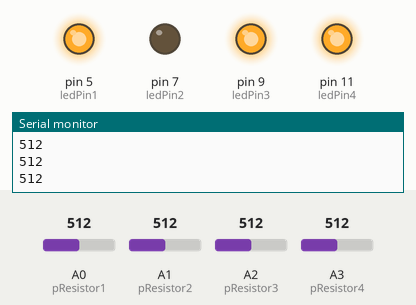
A sketch run on a simulated Arduino Uno, built with avr-gcc and run on an emulated ATmega328P. Shown: output pins drawn as LEDs (lit = HIGH), the last lines printed to the serial monitor. The test bench sets the inputs (shaded band); at power-on: A1 (pResistor2) = 512, A2 (pResistor3) = 512, A3 (pResistor4) = 512, A0 (pResistor1) = 512.

Above: at 1.6 s.
1.7 s: A1 (pResistor2) set to 522
3.2 s: A1 (pResistor2) set to 540
At 4.3 s:
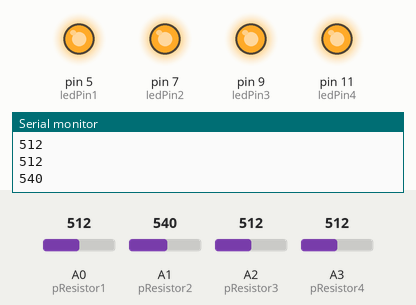
4.7 s: A2 (pResistor3) set to 500
6.2 s: A2 (pResistor3) set to 473
At 6.6 s:
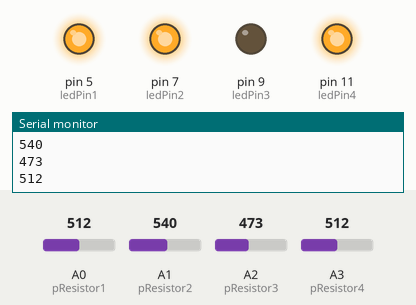
7.8 s: A3 (pResistor4) set to 474
At 8.8 s:
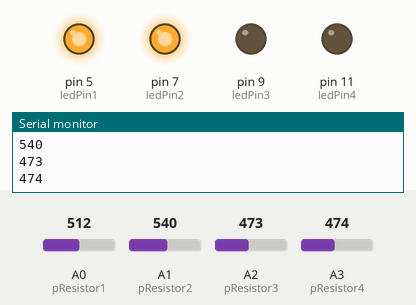
9.4 s: A0 (pResistor1) set to 306
At 10.7 s:
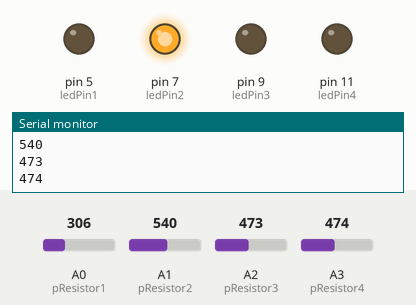
Timing chart, 0 to 11.9 s (numbered marks = the images above; inputs shaded):
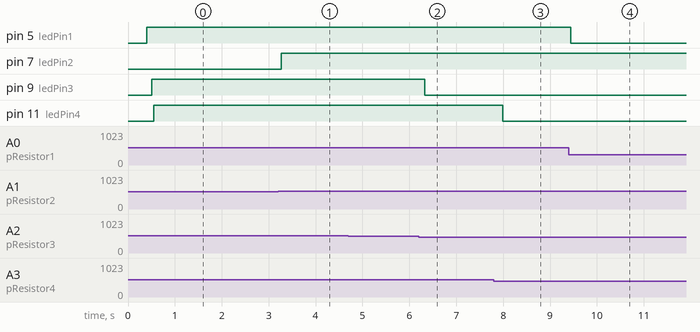

Measured:
- the behaviour switches between 531 and 532 on A1 (pResistor2) (found by bisection; images 0 and 1)
- the behaviour switches between 492 and 491 on A2 (pResistor3) (found by bisection; images 1 and 2)
- the behaviour switches between 492 and 491 on A3 (pResistor4) (found by bisection; images 2 and 3)
- after the input at 3.2 s, pin 7 (ledPin2): LOW → HIGH after 0.07 s
- after the input at 6.2 s, pin 9 (ledPin3): HIGH → LOW after 0.13 s
- after the input at 7.8 s, pin 11 (ledPin4): HIGH → LOW after 0.19 s
- after the input at 9.4 s, pin 5 (ledPin1): HIGH → LOW after 0.05 s

The sketch:

Beam_break_4_LEDs.ino
```cpp
/* Use a photoresistor (or photocell) to turn on an LED in the dark
   More info and circuit schematic: http://www.ardumotive.com/how-to-use-a-photoresistor-en.html
   Dev: Michalis Vasilakis // Date: 8/6/2015 // www.ardumotive.com */

//Constants
const int pResistor1 = A0; // Photoresistor at Arduino analog pin A0
const int ledPin1 = 5;     // Led pin at Arduino pin 5

const int pResistor2 = A1; // Photoresistor at Arduino analog pin A1
const int ledPin2 = 7;     // Led pin at Arduino pin 7

const int pResistor3 = A2; // Photoresistor at Arduino analog pin A2
const int ledPin3 = 9;     // Led pin at Arduino pin 9

const int pResistor4 = A3; // Photoresistor at Arduino analog pin A3
const int ledPin4 = 11;     // Led pin at Arduino pin 11


//Variables
int value1;          // Store value from photoresistor 1
int INIT_READ1;      // Store initial value from photoresistor 1

int value2;          // Store value from photoresistor 2
int INIT_READ2;      // Store initial value from photoresistor 2

int value3;          // Store value from photoresistor 3
int INIT_READ3;      // Store initial value from photoresistor 3

int value4;          // Store value from photoresistor 4
int INIT_READ4;      // Store initial value from photoresistor 4


void setup() {
  Serial.begin(9600);           //  setup serial
  pinMode(ledPin1, OUTPUT);  // Set lepPin - 5 pin as an output
  pinMode(pResistor1, INPUT);// Set pResistor - A0 pin as an input (optional)

  delay(50);
  INIT_READ1 = analogRead(pResistor1);
  delay(50);

  Serial.begin(9600);           //  setup serial
  pinMode(ledPin2, OUTPUT);  // Set lepPin - 7 pin as an output
  pinMode(pResistor2, INPUT);// Set pResistor - A1 pin as an input (optional)

  delay(50);
  INIT_READ2 = analogRead(pResistor2);
  delay(50);

  Serial.begin(9600);           //  setup serial
  pinMode(ledPin3, OUTPUT);  // Set lepPin - 9 pin as an output
  pinMode(pResistor3, INPUT);// Set pResistor - A2 pin as an input (optional)

  delay(50);
  INIT_READ3 = analogRead(pResistor3);
  delay(50);

  Serial.begin(9600);           //  setup serial
  pinMode(ledPin4, OUTPUT);  // Set lepPin - 11 pin as an output
  pinMode(pResistor4, INPUT);// Set pResistor - A3 pin as an input (optional)

  delay(50);
  INIT_READ4 = analogRead(pResistor4);
  delay(50);
}

void loop() {

  value1 = analogRead(pResistor1);
  //Serial.println(INIT_READ1);          // debug value
  if (value1 < INIT_READ1 - 20) {   // need to adjust this based on ambient light
    // animal is passing by
    // TO DO - Send signal to pi
    digitalWrite(ledPin1, LOW);  //Turn led off
  }
  else {
    digitalWrite(ledPin1, HIGH); //Turn led on
  }

  delay(50); //Small delay

  value2 = analogRead(pResistor2);
  //Serial.println(INIT_READ2);          // debug value
  Serial.println(value2);
  if (value2 < INIT_READ2 + 20) {   // need to adjust this based on ambient light
    // animal is passing by
    // TO DO - Send signal to pi
    digitalWrite(ledPin2, LOW);  //Turn led off
  }
  else {
    digitalWrite(ledPin2, HIGH); //Turn led on
  }

  delay(50); //Small delay

  value3 = analogRead(pResistor3);
  Serial.println(value3);          // debug value
  if (value3 < INIT_READ3 - 20) {   // need to adjust this based on ambient light
    // animal is passing by
    // TO DO - Send signal to pi
    digitalWrite(ledPin3, LOW);  //Turn led off
  }
  else {
    digitalWrite(ledPin3, HIGH); //Turn led on
  }

  delay(50); //Small delay

  value4 = analogRead(pResistor4);
  Serial.println(value4);          // debug value
  if (value4 < INIT_READ4 - 20) {   // need to adjust this based on ambient light
    // animal is passing by
    // TO DO - Send signal to pi
    digitalWrite(ledPin4, LOW);  //Turn led off
  }
  else {
    digitalWrite(ledPin4, HIGH); //Turn led on
  }

  delay(50); //Small delay
}
```
